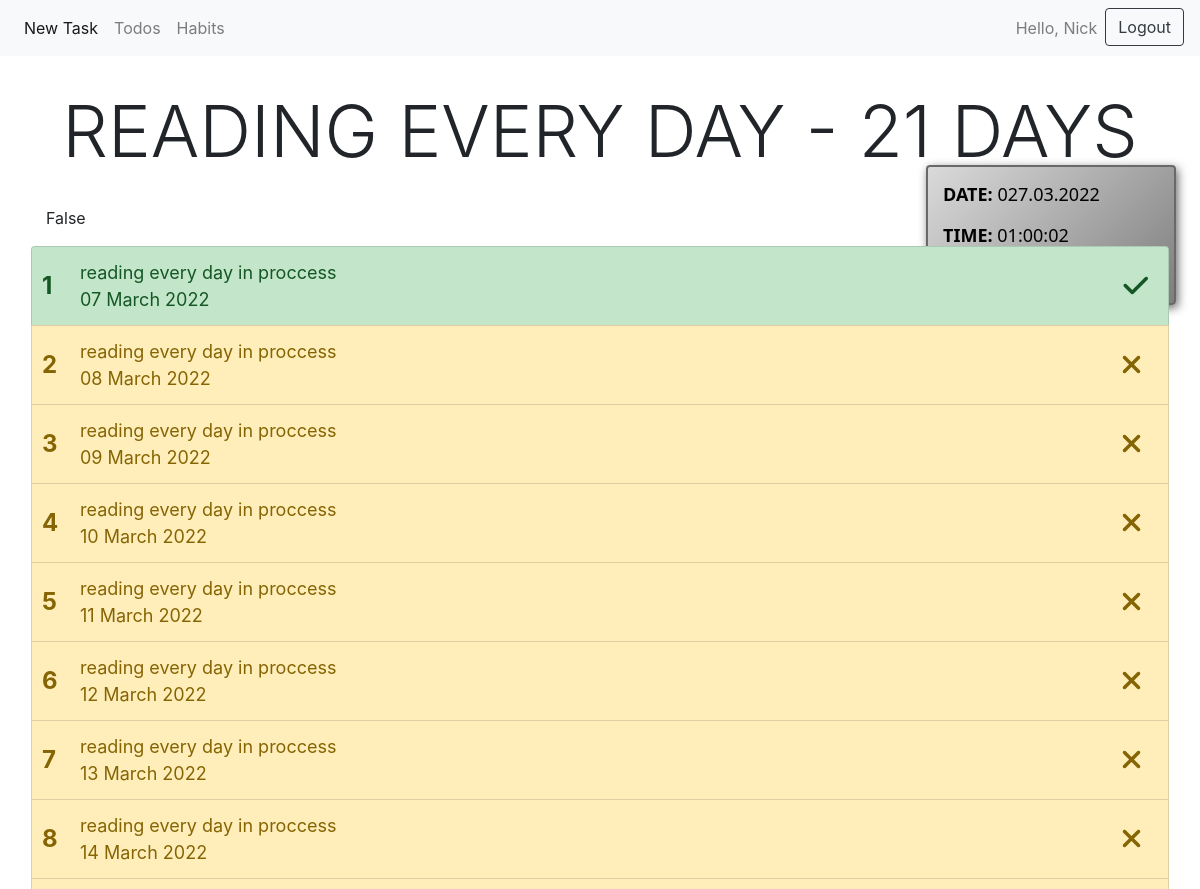
The page /habits/habit&id=1 (signed in, upper part) on the database as committed earlier.
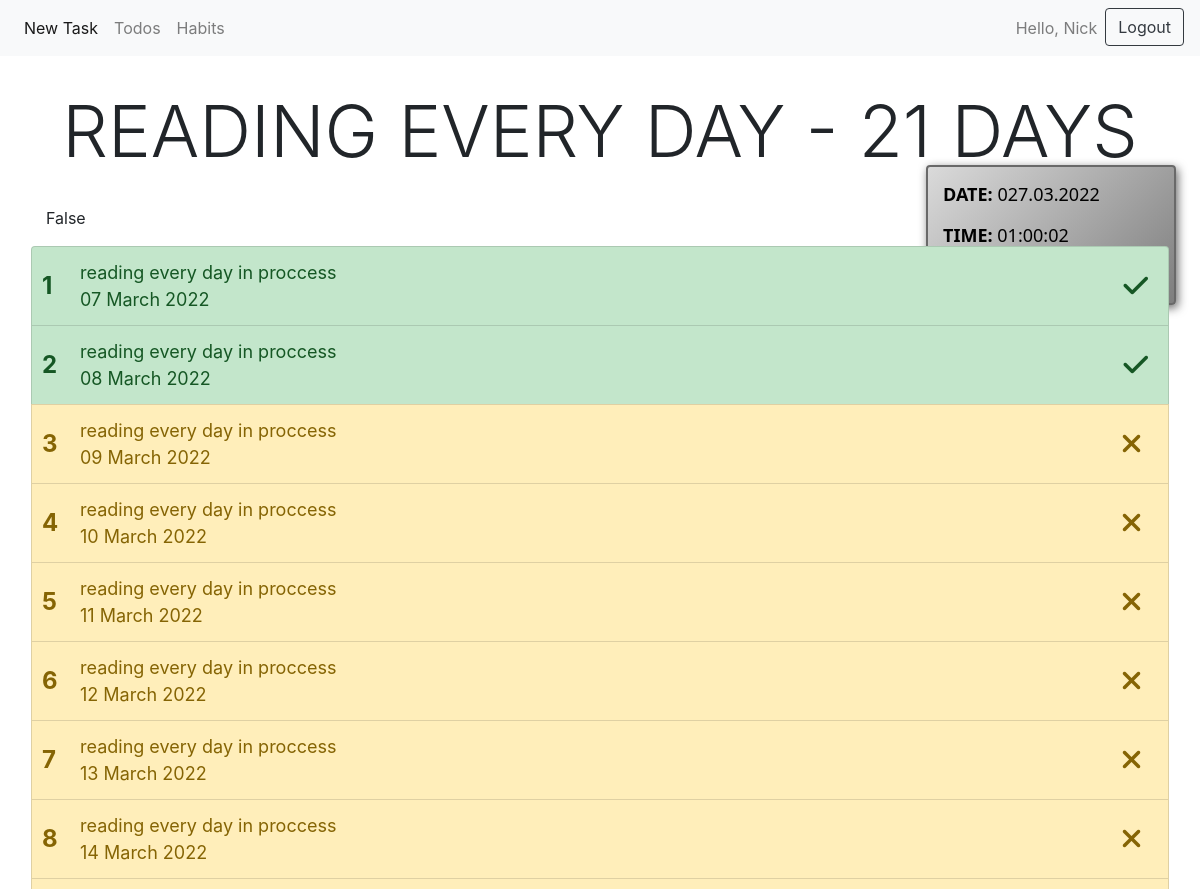
The same page on the database as committed later.
### src/apps/habits/models.py (models this page shows, shortened)
class Day(models.Model):
    is_completed = models.BooleanField(default=False)
    date = models.DateField('Date')
    habit = models.ForeignKey(Habit, on_delete=models.CASCADE)
    def today(self):
        return self.date == datetime.date.today()

class Habit(models.Model):
    user = models.ForeignKey(User, on_delete=models.CASCADE)
    title = models.CharField('Habit name', max_length=250)
    description = models.TextField('Habit note', blank=True)
    period = models.PositiveIntegerField('Period of setting habit up', default=21)
    category = models.ManyToManyField('Category', blank=True, related_name='habit')
    created = models.DateField(auto_now_add=True)
    def is_finished(self):
        days = Day.objects.filter(habit=self).order_by('-date')
        if days[0].date < datetime.date.today() or days[0].is_completed:
            return True
        return False
    class Meta:
        verbose_name = 'Habit'
        verbose_name_plural = 'Habits'
        ordering = ('title',)

### src/apps/habits/views.py (the view)
# urls.py: path('habit&id=<int:pk>', views.habit_detail, name='habit_detail'),
def habit_detail(request, pk):
    if not request.user.is_anonymous:
        template = 'habits/habit_details.html'
        habit = Habit.objects.get(user=request.user, pk=pk)
        days = Day.objects.filter(habit=habit).order_by('date')
    else:
        return redirect('loginUser')
    return render(request, template, context={
                                            'habit': habit,
                                            'days': zip(range(1, habit.period + 1), days),
                                            'today': datetime.date.today(),
                                        })

### src/apps/habits/templates/habits/habit_details.html (shortened to what this page needs)
{% extends 'todo/base.html' %}
{% load static %}
{% block content %}
<link rel="stylesheet" href="{% static 'habits/habit_details.css' %}">
    <div class="container habit-container">
        <h1 class="display-3 habit-title">{{ habit.title }}<span> - </span>{{ habit.period }} days</h1>
        <p>{{ habit.is_finished }}</p>
        <div class="row habit-wrapper">
            {% if habit.is_finished %}
                <h1 class="display-2">Results</h1>
                <p>You have just finished make your habit. </p>
                <div class="habit-results">
                </div>
            {% else %}
                <ul class="list-group habit-days w-100">
                    {% for index, day in days %}
                    <li class="list-group-item list-group-item-action {% if day.date <= today %}{% if day.is_completed %} list-group-item-success{% else %} list-group-item-warning{% endif %}{% else %} list-group-item-info{% endif %} day__item">
                        <span>{{ index }}</span>{{ habit.title }} in proccess {% if day.today %}<span style="font-size: 16px;font-weight:bold;position:initial">TODAY</span>{% endif %}
                        <p class="text-justify day-date mb-0" data="{{ day.date|date:'Y n j' }}">{{ day.date|date:'d F Y' }}</p>
                        {% if day.is_completed %}
                            <i class="fa-solid fa-check day-completed"></i>
                        {% elif day.is_completed == False and day.date < today %}
                            <i class="fa-solid fa-xmark day-completed uncompleted"></i>
                        {% endif %}
                    </li>
                    {% endfor %}
                </ul>
            {% endif %}
        </div>
    </div>
{% endblock %}

Rows that differ between the two databases and show on the page:
changed Day "08 March 2022": is_completed False → True (drawn)
